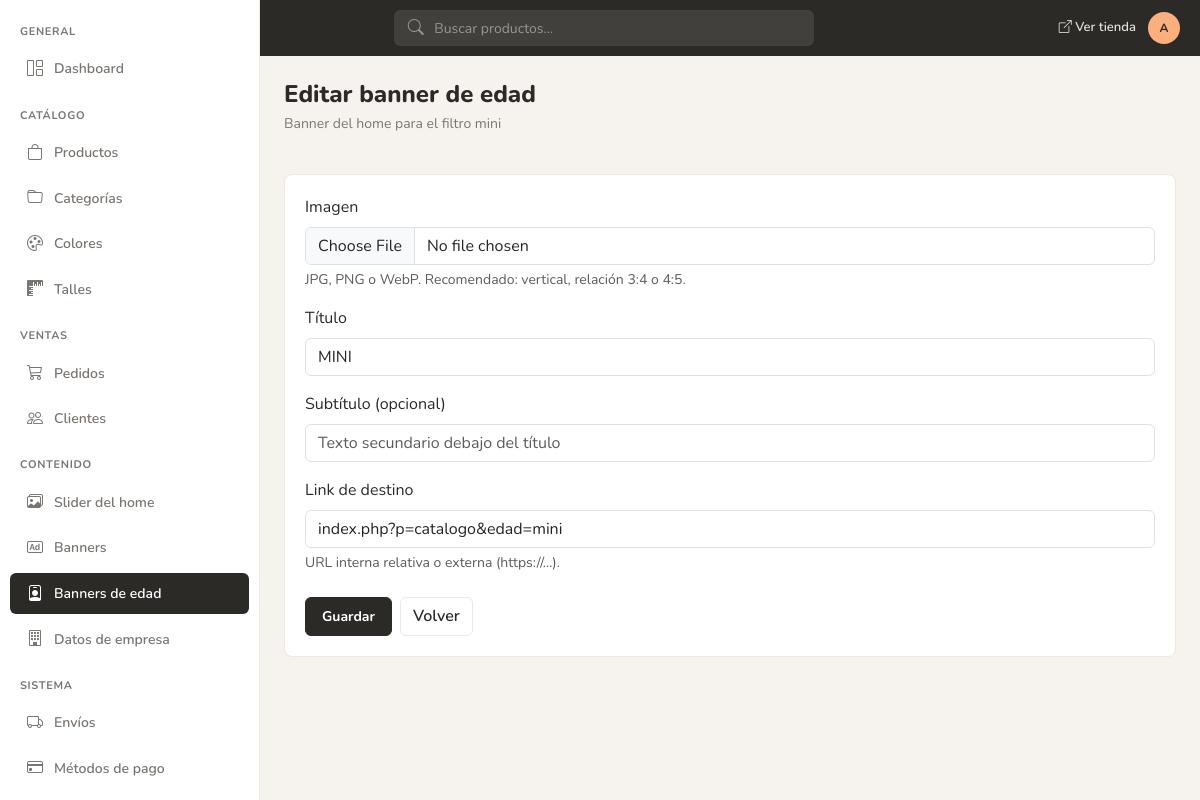
The app's page /admin/a_banner_edad.php?id=1 (signed in) with its own data.
### tables this page shows
CREATE TABLE IF NOT EXISTS `tbl_home_edad_banners` (
  `id_edad_banner` int NOT NULL AUTO_INCREMENT,
  `slug` varchar(20) NOT NULL,
  `titulo` varchar(150) NOT NULL,
  `subtitulo` varchar(255) DEFAULT NULL,
  `imagen` varchar(250) DEFAULT NULL,
  `link_url` varchar(255) DEFAULT NULL,
  `orden` int DEFAULT 0,
  `activo` tinyint DEFAULT 1,
  PRIMARY KEY (`id_edad_banner`),
  UNIQUE KEY `slug` (`slug`)
);

### admin/a_banner_edad.php (the view, shortened to what this page needs)
<?php
require_once __DIR__ . '/include/includes.php';
$id_edad_banner = (int)($_GET['id'] ?? 0);
$pageTitle = 'Editar banner de edad';
if ($id_edad_banner > 0) {
    $stmt = mysqli_prepare($con, 'SELECT * FROM tbl_home_edad_banners WHERE id_edad_banner = ?');
    mysqli_stmt_bind_param($stmt, 'i', $id_edad_banner);
    mysqli_stmt_execute($stmt);
    $row = mysqli_fetch_assoc(mysqli_stmt_get_result($stmt));
}
include __DIR__ . '/header.php';
?>
<div class="admin-section-header">
    <div>
        <h1><?= htmlspecialchars($pageTitle, ENT_QUOTES, 'UTF-8') ?></h1>
        <p class="subtitle">Banner del home para el filtro <?= htmlspecialchars((string)$row['slug'], ENT_QUOTES, 'UTF-8') ?></p>
    </div>
</div>
<div class="admin-card">
    <div class="admin-card-body">
        <form method="post" enctype="multipart/form-data">
            <div class="mb-3">
                <label class="form-label" for="imagen">Imagen</label>
                <input type="file" name="imagen" id="imagen" class="form-control" accept=".jpg,.jpeg,.png,.webp">
                <div class="form-text">JPG, PNG o WebP. Recomendado: vertical, relación 3:4 o 4:5.</div>
            </div>
            <div class="mb-3">
                <label class="form-label" for="titulo">Título</label>
                <input type="text" name="titulo" id="titulo" class="form-control" required
                    value="<?= htmlspecialchars((string)($row['titulo'] ?? ''), ENT_QUOTES, 'UTF-8') ?>">
            </div>
            <div class="mb-3">
                <label class="form-label" for="subtitulo">Subtítulo (opcional)</label>
                <input type="text" name="subtitulo" id="subtitulo" class="form-control"
                    placeholder="Texto secundario debajo del título"
                    value="<?= htmlspecialchars((string)($row['subtitulo'] ?? ''), ENT_QUOTES, 'UTF-8') ?>">
            </div>
            <div class="mb-4">
                <label class="form-label" for="link_url">Link de destino</label>
                <input type="text" name="link_url" id="link_url" class="form-control"
                    placeholder="index.php?p=catalogo&edad=mini"
                    value="<?= htmlspecialchars((string)($row['link_url'] ?? ''), ENT_QUOTES, 'UTF-8') ?>">
                <div class="form-text">URL interna relativa o externa (https://…).</div>
            </div>
            <div class="d-flex gap-2">
                <button type="submit" class="btn btn-ink">Guardar</button>
                <a href="banners-edad.php" class="btn btn-outline-ink">Volver</a>
            </div>
        </form>
    </div>
</div>
<?php include __DIR__ . '/pie.php'; ?>

### admin/assets/css/admin.css (style rules this page uses)
:root { --yofi-peach: #FAAF7D; --yofi-dusty: #96AFC8; --yofi-terracotta: #E1644B; --yofi-olive: #7D7D64; --yofi-cream: #FAE1C8; --yofi-ink: #2C2A27; --yofi-border: #ECE8E2; --yofi-muted-bg: #F6F3EF; --yofi-muted-text: #7A7570; --yofi-sidebar-width: 260px; --yofi-topbar-height: 56px; --yofi-radius-lg: 8px; --yofi-radius-md: 6px; --yofi-status-green-bg: #D1FAE5; --yofi-status-green-text: #047857; --yofi-status-amber-bg: #FEF3C7; --yofi-status-amber-text: #B45309; --yofi-status-blue-bg: #E0F2FE; --yofi-status-blue-text: #0369A1; --yofi-status-red-bg: #FBE2DC; --yofi-status-red-text: #9A3412; }
*, *::before, *::after { box-sizing: border-box; }
body.admin-body { background: var(--yofi-muted-bg); font-family: 'Nunito', system-ui, sans-serif; color: var(--yofi-ink); margin: 0; }
.admin-section-header { display: flex; flex-wrap: wrap; align-items: flex-start; justify-content: space-between; gap: 1rem; margin-bottom: 1.5rem; }
.admin-section-header h1 { font-size: 1.5rem; font-weight: 800; margin: 0; line-height: 1.2; }
.admin-section-header .subtitle { color: var(--yofi-muted-text); font-size: 0.875rem; margin-top: 0.25rem; }
.btn-ink { background: var(--yofi-ink); border: 1px solid var(--yofi-ink); color: #fff; border-radius: var(--yofi-radius-md); font-weight: 700; font-size: 0.875rem; padding: 0.5rem 1rem; }
.btn-outline-ink { border: 1px solid var(--yofi-border); color: var(--yofi-ink); background: #fff; border-radius: var(--yofi-radius-md); font-weight: 600; }
.admin-card { background: #fff; border: 1px solid var(--yofi-border); border-radius: var(--yofi-radius-lg); overflow: hidden; }
.admin-card-body { padding: 1.25rem; }

### records on screen
tbl_home_edad_banners: slug "mini", titulo "MINI", link_url "index.php?p=catalogo&edad=mini"

### other values on screen
$adminInitials "A"
$pageTitle "Editar banner de edad"
